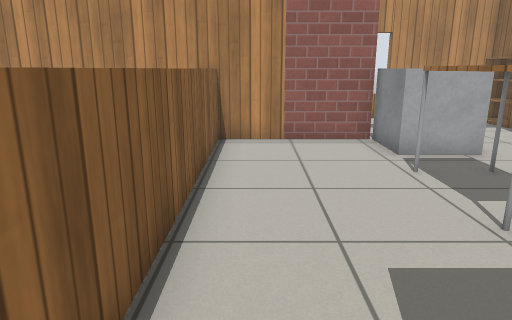
view 1 (above)

22 first-person views from a walk through a robot-simulator world made for Gazebo. The camera is 1 m above the floor, tilts 14° down and sees 70° across. The floor is counted in squares, 0.5 m on a side. Each view is taken from the middle of a square. On the plan, view 1 faces up. The plan holds only what a view shows up to about 19 squares ahead; the rest is blank. Simple patterns stand in for the simulator's built-in surfaces.

view 2
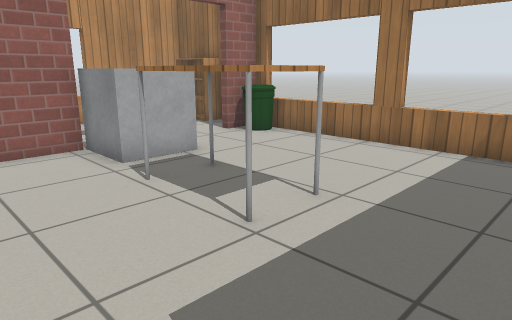

view 3
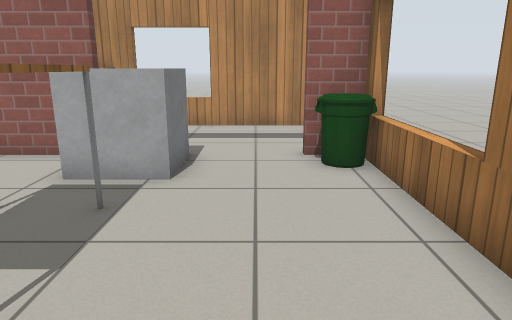

view 4
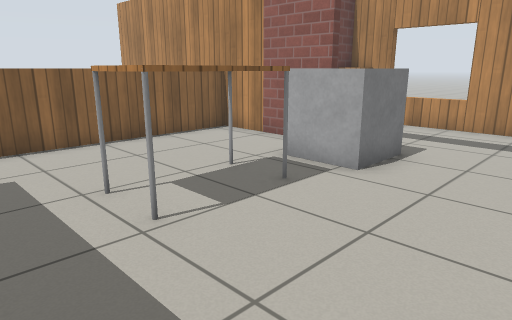

view 5
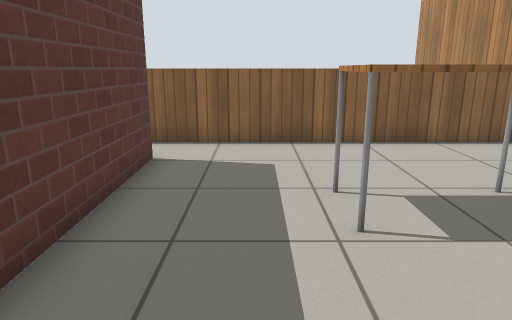

view 6
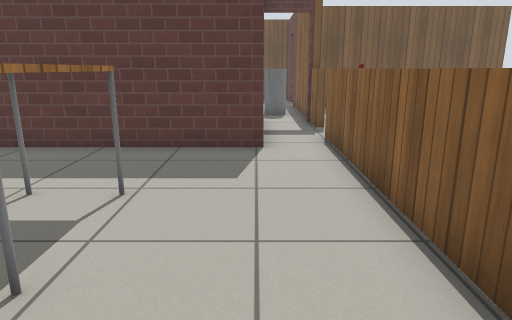

view 7
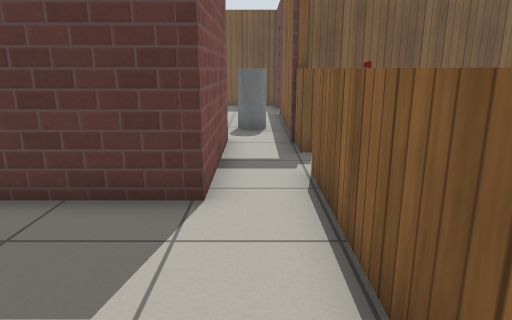

view 8
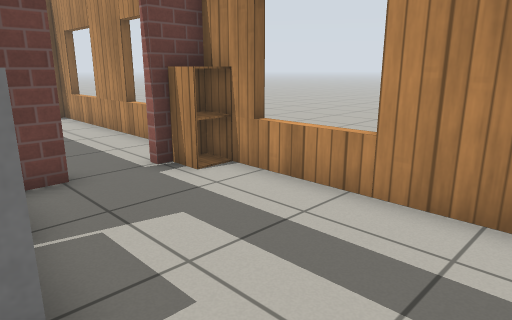

view 9
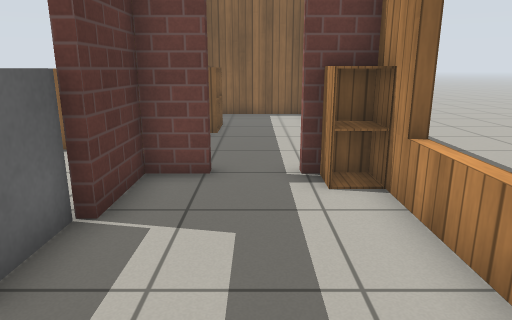

view 10
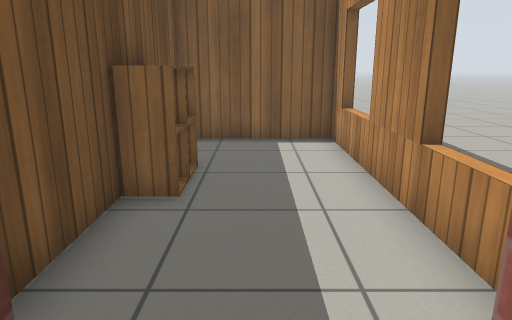

view 11
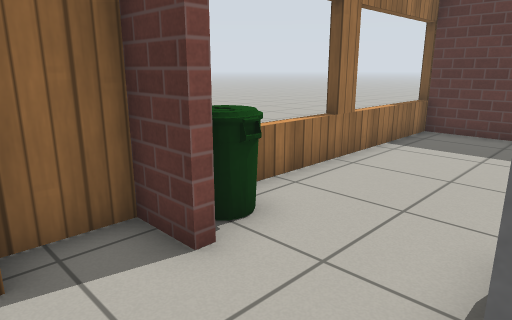

view 12
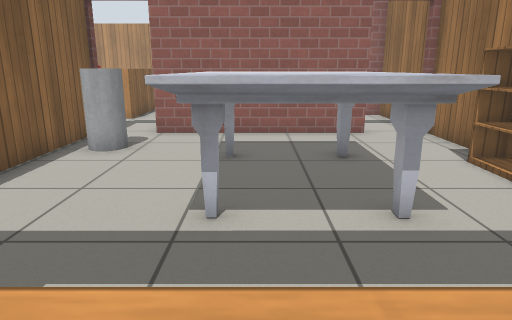

view 13
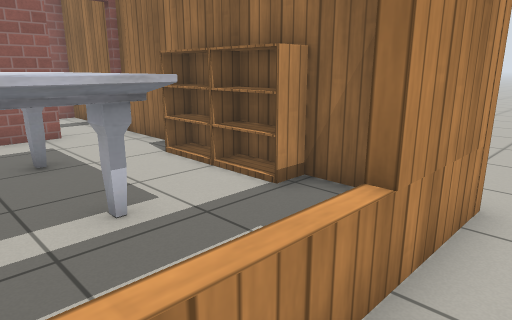

view 14
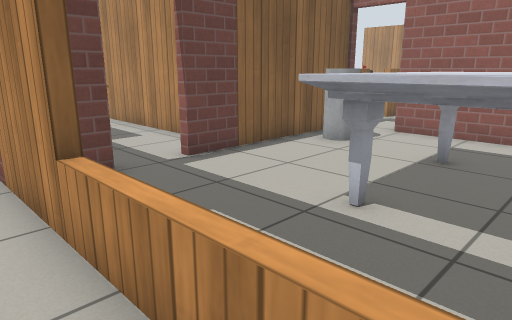

view 15
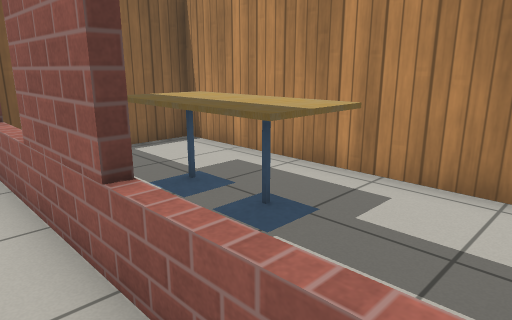

view 16
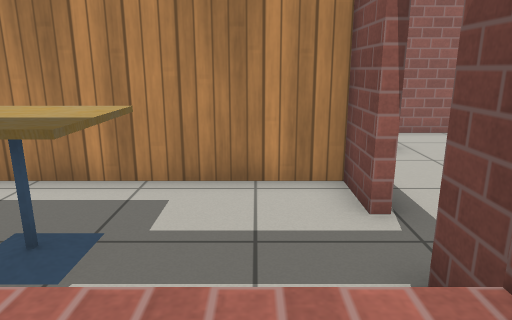

view 17
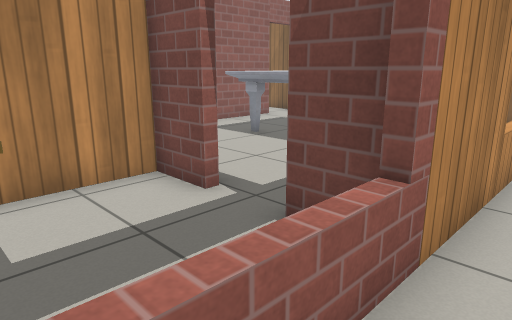

view 18
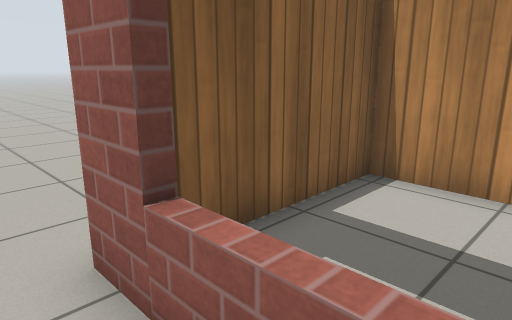

view 19
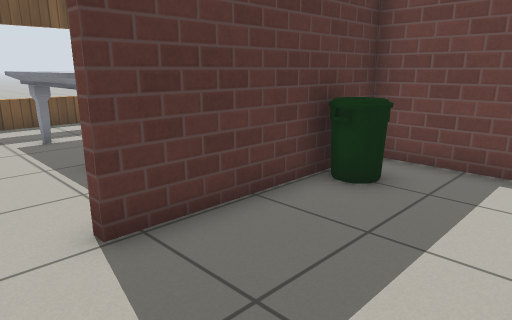

view 20
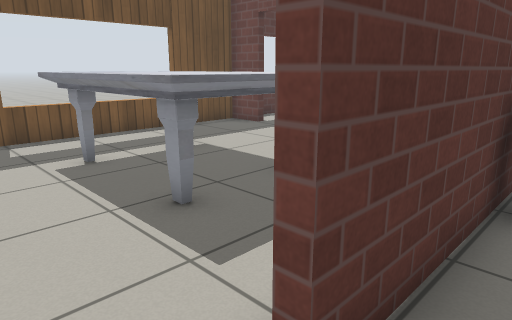

view 21
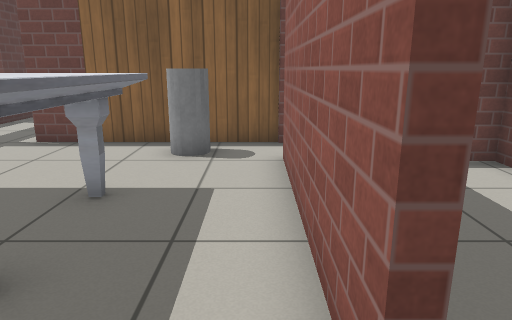

view 22
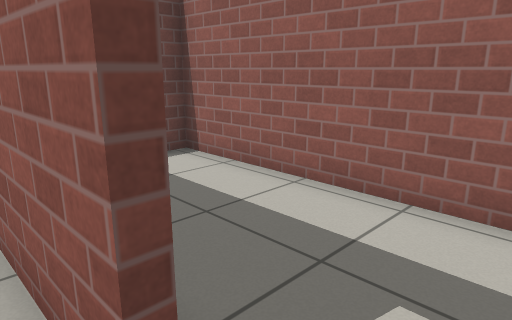

### Floor plan
Points are (right, up) in squares from view 1. A wall is a line through its corners. A room is listed if a view was taken in it or the views show most of it. See-through windows are left out.
Room 1 (views 1, 2, 3, 4, 5, 6, 7, 8)
walls: (3.4, 10.5) (-1, 10.5); (9.5, 0.5) (9.5, 10.5) (8.1, 10.5); (0.8, -4.4) (0.8, 0.6) (9.9, 0.6)
low walls: (-1.1, 10.6) (-1.1, -1); (-1.5, -2.8) (-1.1, -2.8)
ways out: open door at (6.5, 11) to room 2; gap at (3, 11) to room 2; opening at (-1, -2)
objects: table (3, 5) to (5, 7); grey box (4, 9) to (5, 11); bin (9, 9) to (9, 10)
Room 2 (views 9, 11)
walls: (8.1, 10.8) (9.5, 10.8) (9.5, 15.2) (2.6, 15.2); (2.5, 10.8) (3.4, 10.8)
ways out: open door at (6.5, 11) to room 1; gap at (3, 11) to room 1; opening at (3, 13) to room 3
objects: bookshelf (9, 13) to (9, 14)
Room 3 (view 10)
walls: (2.6, 15.2) (1.1, 15.2) (1.1, 13.9); (1.1, 12.1) (1.1, 10.8) (2.5, 10.8)
ways out: opening at (3, 13) to room 2; open door at (1, 13) to room 8
objects: cabinet (2, 14) to (2, 15)
Room 4 (views 12, 13, 14, 15, 16, 17, 18)
walls: (9.9, -14.8) (-11.6, -14.8)
ways out: opening at (-11, -16)
Room 5 (views 19, 20)
walls: (9.5, -3.9) (9.5, 0.3) (1.1, 0.3) (1.1, -4.1) (7.5, -4.1)
ways out: open door at (8.5, -4) to room 6
objects: bin (3, -3)
Room 6 (views 21, 22)
walls: (7.5, -4.4) (0.8, -4.4); (-1.1, -13) (-1.1, -14.5) (7.1, -14.5); (9.5, -13.5) (9.5, -4.4); (-1.1, -2.8) (-1.1, -11.2)
ways out: open door at (8.5, -4) to room 5; open door at (-1, -12.5) to room 7; open door at (-0.5, -4)
objects: grey cylinder (0, -7) to (0, -6); marble table (3, -12) to (6, -7); bookshelf (9, -12) to (9, -10); bookshelf (9, -9) to (9, -8)
Room 7 (no view inside)
walls: (-6.6, -14.5) (-2.9, -14.5); (-1.4, -11.2) (-1.4, -9.6) (-11.3, -9.6) (-11.3, -14.4); (-1.4, -14.4) (-1.4, -13)
ways out: open door at (-1, -12.5) to room 6
objects: cafe table (-8, -13) to (-7, -12); cafe table (-6, -13) to (-5, -12)
Room 8 (no view inside)
walls: (-3.5, 10.8) (-0.7, 10.8); (-0.9, 15.2) (-8.6, 15.2) (-8.6, 10.8) (-5.4, 10.8)
ways out: open door at (1, 13) to room 3
objects: cabinet (-5, 11) to (-5, 12); cabinet (-4, 11) to (-4, 12)

Positions as (right, up) in squares from view 1, and headings:
1: (0, 0), facing up
2: (0, 1), facing up-right
3: (7, 2), facing up
4: (9, 2), facing up-left
5: (9, 3), facing left
6: (1, 10), facing down
7: (0, 6), facing down
8: (8, 10), facing up-left
9: (8, 13), facing left
10: (2, 13), facing left
11: (5, 13), facing down-right
12: (4, -16), facing up
13: (4, -16), facing up-right
14: (6, -16), facing up-left
15: (-2, -16), facing up-left
16: (-3, -16), facing up
17: (-5, -16), facing up-right
18: (-8, -16), facing up-left
19: (9, 0), facing down-left
20: (9, -3), facing down-left
21: (9, -5), facing left
22: (9, -5), facing up-left
